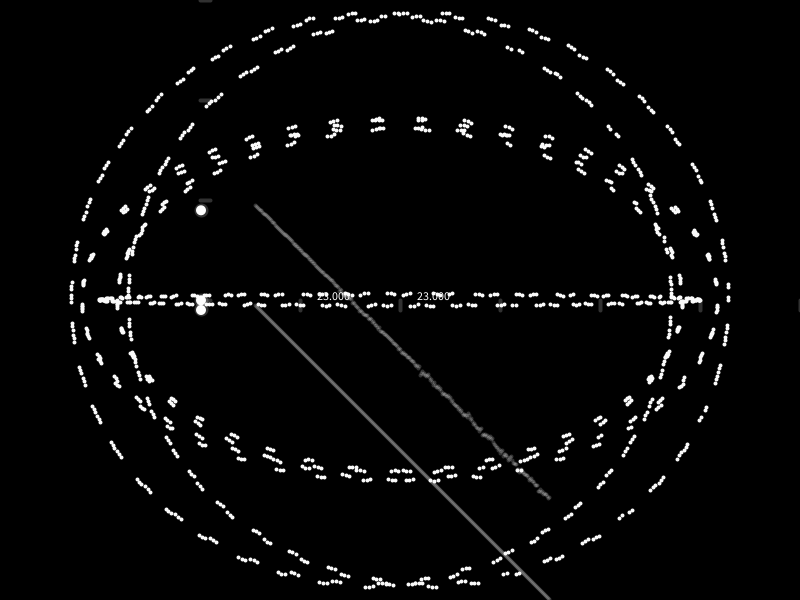
Frame 1 (no input)
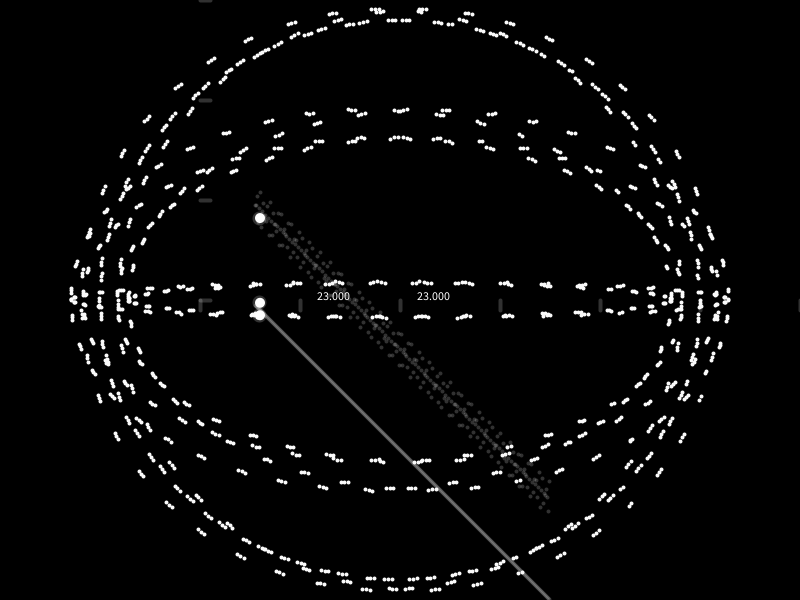
Frame 60 (the mouse pressed at the canvas centre just before this capture)
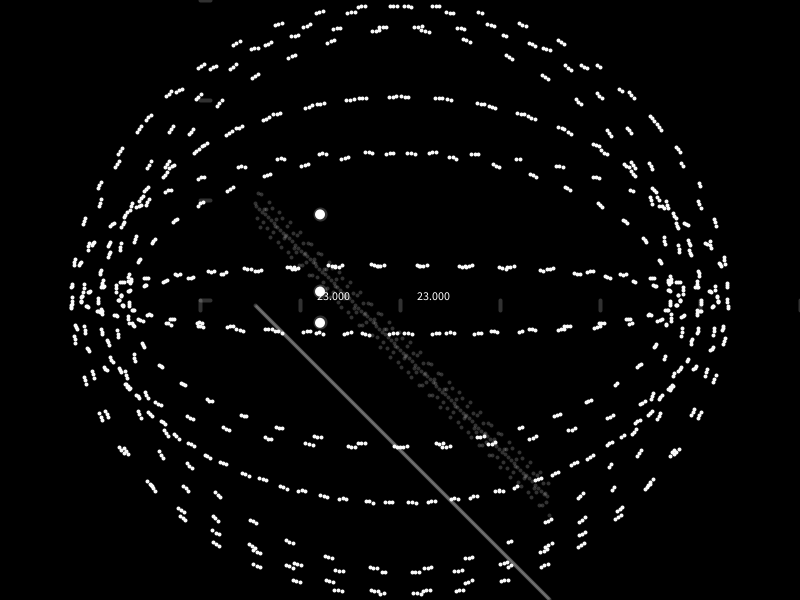
Frame 120 (the mouse held since frame 60 and released just before this capture)

The Processing sketch that drew these frames (run headless with seeded random() and noise(); from frame 60 on, the mouse is pressed at the canvas centre):

// Processing sketch: earth
// ── earth.pde
float xx,yy, x , y ,phi ,t,T,i;
void setup(){
  size(800,600);
  background( 0);
}int x1,y1,x2,y2=0;
void draw(){
  T=7;
  background(0 );
translate(200,300);
int start =5,finish=400;
i+=0.0005;
println(i);stroke(250,250,250);
strokeWeight(4 );
color col =color(250,0,0);
x=50;
y=-50;


xx=350;
yy=100;
//ellipse(x,y,10,10);

//ellipse(xx,yy,10,10);
//point(

x1=-100;x2=400;y1=0;y2=0;
int dx = x2 - x1;
int dy = y2 - y1;
for (float x = x1;x< x2;x+=0.4) {
 y = y1 + dy * (x - x1) / dx;
 point(200+300*cos(2*PI*radians( x))+30*sin(TWO_PI * x / 4+i),y+300*sin(2*PI*radians( x))*sin(TWO_PI * x / 4+i*40));

   
    //point(200*cos(2*PI*radians( x)%45),y+200*sin(2*PI*radians( x)%45));
//   point(x,-50+y);
//point(x,-10+( 20 * cos(TWO_PI * x / 200+i))* sin(TWO_PI * x / 400+i)+y );

}


//ellipse((gg+h),lo,40,40);


for (int t=start;t<xx-x;t+=1){
  //float x = amplitude * cos(TWO_PI * frameCount / period);
  stroke(250,250,250,50);
//float f =23 * sin(TWO_PI * yy+t/finish -i*xx);
float f =t;
point(x+(t%xx),t);
//point(t, 100 * cos(TWO_PI * t / 100+i));

//stroke(0,250,0);
point(t+x,-100+( 20 * cos(TWO_PI * t / 20+i))* sin(TWO_PI * t /i)+f  );
//stroke(250,250,0);
//point(t,100+( 10 * cos(TWO_PI * t / 300+i))+(23 * cos(TWO_PI * t / 500-i))  );
if(23 * cos(TWO_PI * t / 100)==23)text(23 * cos(TWO_PI * t / 100),t+15,0);
}

ellipse(i*2000, 23 * sin(TWO_PI * i*2000 / 500-i),10,10);
ellipse(i*2000, 10 * cos(TWO_PI * i*2000 / 300+i),10,10);
ellipse(i*2000,-100+( 10 * cos(TWO_PI *  i*2000 / 300+i))+(23 * sin(TWO_PI *  i*2000 / 500-i)),10,10);

//line(0,0,600,0);
for(int Ti=0;Ti<T+1;Ti++)line(Ti*100,10,Ti*100,0);
for(int Ti=0;Ti<T+1;Ti++)line(10,-Ti*100,0,-Ti*100);
}
